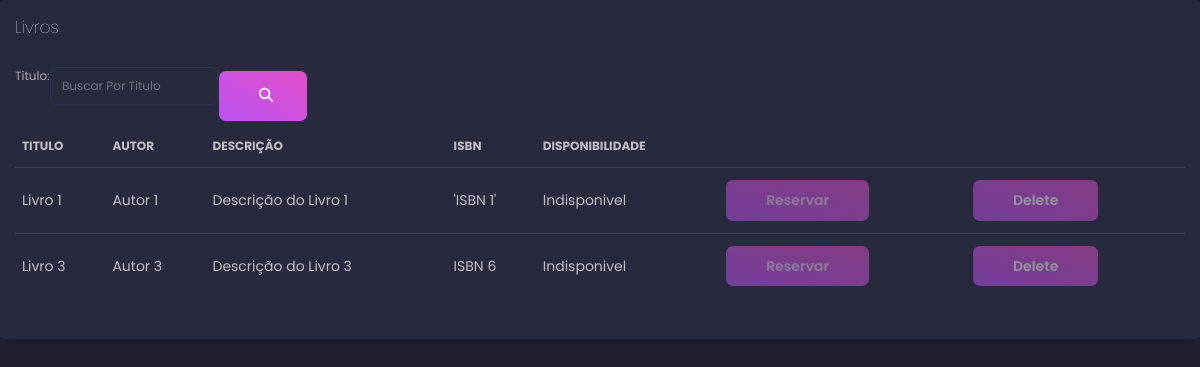
Screenshot of /livros/show_collection/ with the database file from the repository.
### livro/models.py (models this page shows, shortened)
class livro(models.Model):
    titulo = models.CharField(max_length=30)
    authors = models.CharField(max_length=30)
    descricao = models.CharField(max_length=200)
    isbn = models.CharField(max_length=31)
    esta_disponivel = models.BooleanField(default=False)

### livro/views.py (the view)
# urls.py: path('show_collection/', views.show_collection,name='show_collection'),
def show_collection(request,msg="",titulo_livro="sem_pesquisa"):
    if titulo_livro == "sem_pesquisa":
        livros = livro.objects.all()
    else:
        livros = livro.objects.filter(titulo__startswith=titulo_livro)
    conteudo_pesquisa_form = forms.searchBookForm()
    return render(request,"show_collection.html",{'livros':livros ,'msg':msg,'conteudo_pesquisa_form':conteudo_pesquisa_form})

### livro/forms.py
class searchBookForm(forms.Form):
    titulo = forms.CharField(widget=forms.TextInput(attrs={"placeholder": "Buscar Por Titulo","class": "form-control"}))

### livro/templates/show_collection.html (shortened to what this page needs)
{% extends 'base.html' %}
{% block content %}
<div class="content">
            <div class="row">
                <div class="col-md-12">
                    <div class="card">
                        <div class="card-header">
                            <h4 class="card-title">Livros</h4>
                        </div>
                        <div class="card-body">
                            <div class="table-responsive">
                                <form method="POST" action="{% url 'livros:pesquisar_livro' %}" class="w-25 d-flex flex-row">
                                    {{ conteudo_pesquisa_form }}
                                    <button type="submit" class="btn btn-fill btn-primary">
                                        <i class="fa-sharp fa-solid fa-magnifying-glass"></i>
                                    </button>
                                </form>
                                <table class="table table-striped-columns">
                                    <thead>
                                        <tr>
                                            <th scope="col">Titulo</th>
                                            <th scope="col">Autor</th>
                                            <th scope="col">Descrição</th>
                                            <th scope="col">ISBN</th>
                                            <th scope="col">Disponibilidade</th>
                                        </tr>
                                    </thead>
                                    <tbody>
                                        {% for livro in livros %}
                                        <tr>
                                            <td>{{ livro.titulo }}</td>
                                            <td>{{ livro.authors }}</td>
                                            <td>{{ livro.descricao }}</td>
                                            <td>{{ livro.isbn }}</td>
                                            {% if livro.esta_disponivel %}
                                            <td>Disponivel</td>
                                            <td><a class="btn btn-fill btn-primary">Reservar</a></td>
                                            <th><a type="submit" class="btn btn-fill btn-primary"
                                                    href="delete/{{ livro.id }}">Delete</th>
                                            {% else %}
                                            <td>Indisponivel</td>
                                            <td><a type="hidden" disabled class="btn btn-fill btn-primary">Reservar</a></td>
                                            <th><a type="hidden" disabled class="btn btn-fill btn-primary" href="delete/{{ livro.id }}">Delete</th>
                                            {% endif %}
                                        </tr>
                                        {% endfor %}
                                    </tbody>
                                </table>
                            </div>
                        </div>
                    </div>
{% endblock content %}

### usuario/templates/base.html (style rules this page uses)
body, html { margin: 0; padding: 0; }

### rows the page displays
livro: titulo "Livro 1", authors "Autor 1", descricao "Descrição do Livro 1", isbn "'ISBN 1'"
livro: titulo "Livro 3", authors "Autor 3", descricao "Descrição do Livro 3", isbn "ISBN 6"
